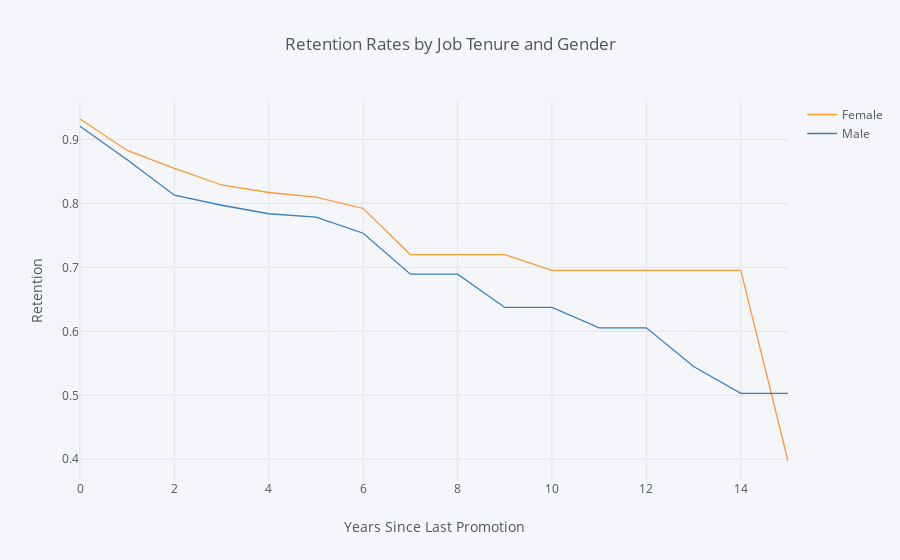

Source (notebook cell):
### Markdown cell above
## 3. Let's look at retention rate by gender from a third perspective - the number of years since the employee's last promotion. Generate and plot a survival curve showing this.

### Code cell
rates = survival(data, 'Gender', 'YearsSinceLastPromotion', 'Attrition')

rates.iplot(kind='line', xTitle='Years Since Last Promotion', yTitle='Retention',
            title='Retention Rates by Job Tenure and Gender')

### Figure 1 — Plotly figure (JSON) as saved in the notebook; plotly's stock layout.template omitted (floating-point values rounded to 4 significant figures)
{"data": [{"line": {"color": "rgba(255, 153, 51, 1.0)", "dash": "solid", "shape": "linear", "width": 1.3}, "mode": "lines", "name": "Female", "text": "", "type": "scatter", "uid": "c9625e79-5834-49a4-af2c-5bafece08c08", "x": [0, 1, 2, 3, 4, 5, 6, 7, 8, 9, 10, 11, 12, 13, 14, 15], "y": [0.932, 0.8828, 0.8547, 0.8288, 0.817, 0.8099, 0.7921, 0.7201, 0.7201, 0.7201, 0.6952, 0.6952, 0.6952, 0.6952, 0.6952, 0.3973]}, {"line": {"color": "rgba(55, 128, 191, 1.0)", "dash": "solid", "shape": "linear", "width": 1.3}, "mode": "lines", "name": "Male", "text": "", "type": "scatter", "uid": "997bef1c-c2cf-4824-a6ed-86880ce9b929", "x": [0, 1, 2, 3, 4, 5, 6, 7, 8, 9, 10, 11, 12, 13, 14, 15], "y": [0.9206, 0.8684, 0.8128, 0.7971, 0.7838, 0.7785, 0.7534, 0.6894, 0.6894, 0.6374, 0.6374, 0.6055, 0.6055, 0.5449, 0.503, 0.503]}], "layout": {"autosize": true, "legend": {"bgcolor": "#F5F6F9", "font": {"color": "#4D5663"}}, "paper_bgcolor": "#F5F6F9", "plot_bgcolor": "#F5F6F9", "title": {"font": {"color": "#4D5663"}, "text": "Retention Rates by Job Tenure and Gender"}, "xaxis": {"autorange": true, "gridcolor": "#E1E5ED", "range": [0, 15], "showgrid": true, "tickfont": {"color": "#4D5663"}, "title": {"font": {"color": "#4D5663"}, "text": "Years Since Last Promotion"}, "type": "linear", "zerolinecolor": "#E1E5ED"}, "yaxis": {"autorange": true, "gridcolor": "#E1E5ED", "range": [0.3676, 0.9617], "showgrid": true, "tickfont": {"color": "#4D5663"}, "title": {"font": {"color": "#4D5663"}, "text": "Retention"}, "type": "linear", "zerolinecolor": "#E1E5ED"}}}
